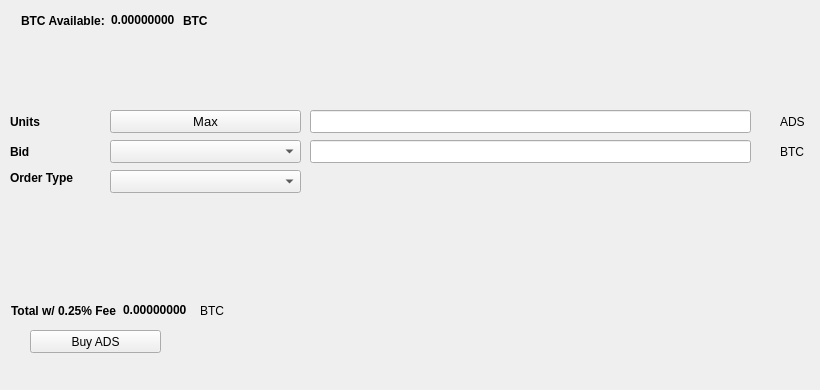
   <widget class="QWidget" name="BuyTab">
    <attribute name="title">
     <string>Buy</string>
    </attribute>
    <widget class="QPushButton" name="BuyADS">
     <property name="geometry">
      <rect>
       <x>30</x>
       <y>330</y>
       <width>131</width>
       <height>23</height>
      </rect>
     </property>
     <property name="text">
      <string>Buy ADS</string>
     </property>
     <property name="icon">
      <iconset resource="../adsplace.qrc">
       <normaloff>:/icons/bitcoin</normaloff>:/icons/bitcoin</iconset>
     </property>
    </widget>
    <widget class="QLabel" name="label_3">
     <property name="geometry">
      <rect>
       <x>10</x>
       <y>110</y>
       <width>46</width>
       <height>23</height>
      </rect>
     </property>
     <property name="font">
      <font>
       <weight>75</weight>
       <bold>true</bold>
      </font>
     </property>
     <property name="text">
      <string>Units</string>
     </property>
    </widget>
    <widget class="QLineEdit" name="UnitsInput">
     <property name="geometry">
      <rect>
       <x>310</x>
       <y>110</y>
       <width>441</width>
       <height>23</height>
      </rect>
     </property>
     <property name="font">
      <font>
       <pointsize>9</pointsize>
       <weight>75</weight>
       <bold>true</bold>
      </font>
     </property>
    </widget>
    <widget class="QLineEdit" name="BuyBidPriceEdit">
     <property name="geometry">
      <rect>
       <x>310</x>
       <y>140</y>
       <width>441</width>
       <height>23</height>
      </rect>
     </property>
     <property name="font">
      <font>
       <pointsize>9</pointsize>
       <weight>75</weight>
       <bold>true</bold>
      </font>
     </property>
    </widget>
    <widget class="QLabel" name="label_4">
     <property name="geometry">
      <rect>
       <x>780</x>
       <y>110</y>
       <width>31</width>
       <height>23</height>
      </rect>
     </property>
     <property name="text">
      <string>ADS</string>
     </property>
    </widget>
    <widget class="QLabel" name="label_5">
     <property name="geometry">
      <rect>
       <x>780</x>
       <y>140</y>
       <width>31</width>
       <height>23</height>
      </rect>
     </property>
     <property name="text">
      <string>BTC</string>
     </property>
    </widget>
    <widget class="QLabel" name="label_6">
     <property name="geometry">
      <rect>
       <x>10</x>
       <y>140</y>
       <width>46</width>
       <height>23</height>
      </rect>
     </property>
     <property name="font">
      <font>
       <weight>75</weight>
       <bold>true</bold>
      </font>
     </property>
     <property name="text">
      <string>Bid</string>
     </property>
    </widget>
    <widget class="QLabel" name="label_7">
     <property name="geometry">
      <rect>
       <x>10</x>
       <y>170</y>
       <width>91</width>
       <height>16</height>
      </rect>
     </property>
     <property name="font">
      <font>
       <weight>75</weight>
       <bold>true</bold>
      </font>
     </property>
     <property name="text">
      <string>Order Type</string>
     </property>
    </widget>
    <widget class="QPushButton" name="Buy_Max_Amount">
     <property name="geometry">
      <rect>
       <x>110</x>
       <y>110</y>
       <width>191</width>
       <height>23</height>
      </rect>
     </property>
     <property name="font">
      <font>
       <pointsize>10</pointsize>
      </font>
     </property>
     <property name="text">
      <string>Max</string>
     </property>
    </widget>
    <widget class="QComboBox" name="BuyBidcomboBox">
     <property name="geometry">
      <rect>
       <x>110</x>
       <y>140</y>
       <width>191</width>
       <height>23</height>
      </rect>
     </property>
     <property name="font">
      <font>
       <pointsize>10</pointsize>
      </font>
     </property>
    </widget>
    <widget class="QComboBox" name="buyOrdertypeCombo">
     <property name="geometry">
      <rect>
       <x>110</x>
       <y>170</y>
       <width>191</width>
       <height>23</height>
      </rect>
     </property>
     <property name="font">
      <font>
       <pointsize>10</pointsize>
      </font>
     </property>
    </widget>
    <widget class="QWidget" name="layoutWidget1">
     <property name="geometry">
      <rect>
       <x>21</x>
       <y>11</y>
       <width>227</width>
       <height>19</height>
      </rect>
     </property>
     <layout class="QHBoxLayout" name="horizontalLayout_3">
      <item>
       <widget class="QLabel" name="label232">
        <property name="font">
         <font>
          <weight>75</weight>
          <bold>true</bold>
         </font>
        </property>
        <property name="text">
         <string>BTC Available:</string>
        </property>
       </widget>
      </item>
      <item>
       <widget class="QLabel" name="BtcAvailableLbl">
        <property name="palette">
         <palette>
          <active>
           <colorrole role="WindowText">
            <brush brushstyle="SolidPattern">
             <color alpha="255">
              <red>0</red>
              <green>0</green>
              <blue>0</blue>
             </color>
            </brush>
           </colorrole>
           <colorrole role="Button">
            <brush brushstyle="SolidPattern">
             <color alpha="255">
              <red>0</red>
              <green>170</green>
              <blue>0</blue>
             </color>
            </brush>
           </colorrole>
           <colorrole role="Light">
            <brush brushstyle="SolidPattern">
             <color alpha="255">
              <red>0</red>
              <green>255</green>
              <blue>0</blue>
             </color>
            </brush>
           </colorrole>
           <colorrole role="Midlight">
            <brush brushstyle="SolidPattern">
             <color alpha="255">
              <red>0</red>
              <green>212</green>
              <blue>0</blue>
             </color>
            </brush>
           </colorrole>
           <colorrole role="Dark">
            <brush brushstyle="SolidPattern">
             <color alpha="255">
              <red>0</red>
              <green>85</green>
              <blue>0</blue>
             </color>
            </brush>
           </colorrole>
           <colorrole role="Mid">
            <brush brushstyle="SolidPattern">
             <color alpha="255">
              <red>0</red>
              <green>113</green>
              <blue>0</blue>
             </color>
            </brush>
           </colorrole>
           <colorrole role="Text">
            <brush brushstyle="SolidPattern">
             <color alpha="255">
              <red>0</red>
              <green>170</green>
              <blue>0</blue>
             </color>
            </brush>
           </colorrole>
           <colorrole role="BrightText">
            <brush brushstyle="SolidPattern">
             <color alpha="255">
              <red>255</red>
              <green>255</green>
              <blue>255</blue>
             </color>
            </brush>
           </colorrole>
           <colorrole role="ButtonText">
            <brush brushstyle="SolidPattern">
             <color alpha="255">
              <red>0</red>
              <green>0</green>
              <blue>0</blue>
             </color>
            </brush>
           </colorrole>
           <colorrole role="Base">
            <brush brushstyle="SolidPattern">
             <color alpha="255">
              <red>255</red>
              <green>255</green>
              <blue>255</blue>
             </color>
            </brush>
           </colorrole>
           <colorrole role="Window">
            <brush brushstyle="SolidPattern">
             <color alpha="255">
              <red>0</red>
              <green>170</green>
              <blue>0</blue>
             </color>
            </brush>
           </colorrole>
           <colorrole role="Shadow">
            <brush brushstyle="SolidPattern">
             <color alpha="255">
              <red>0</red>
              <green>0</green>
              <blue>0</blue>
             </color>
            </brush>
           </colorrole>
           <colorrole role="AlternateBase">
            <brush brushstyle="SolidPattern">
             <color alpha="255">
              <red>127</red>
              <green>212</green>
              <blue>127</blue>
             </color>
            </brush>
           </colorrole>
           <colorrole role="ToolTipBase">
            <brush brushstyle="SolidPattern">
             <color alpha="255">
              <red>255</red>
              <green>255</green>
              <blue>220</blue>
             </color>
            </brush>
           </colorrole>
           <colorrole role="ToolTipText">
            <brush brushstyle="SolidPattern">
             <color alpha="255">
              <red>0</red>
              <green>0</green>
              <blue>0</blue>
             </color>
            </brush>
           </colorrole>
          </active>
          <inactive>
           <colorrole role="WindowText">
            <brush brushstyle="SolidPattern">
             <color alpha="255">
              <red>0</red>
              <green>0</green>
              <blue>0</blue>
             </color>
            </brush>
           </colorrole>
           <colorrole role="Button">
            <brush brushstyle="SolidPattern">
             <color alpha="255">
              <red>0</red>
              <green>170</green>
              <blue>0</blue>
             </color>
            </brush>
           </colorrole>
           <colorrole role="Light">
            <brush brushstyle="SolidPattern">
             <color alpha="255">
              <red>0</red>
              <green>255</green>
              <blue>0</blue>
             </color>
            </brush>
           </colorrole>
           <colorrole role="Midlight">
            <brush brushstyle="SolidPattern">
             <color alpha="255">
              <red>0</red>
              <green>212</green>
              <blue>0</blue>
             </color>
            </brush>
           </colorrole>
           <colorrole role="Dark">
            <brush brushstyle="SolidPattern">
             <color alpha="255">
              <red>0</red>
              <green>85</green>
              <blue>0</blue>
             </color>
            </brush>
           </colorrole>
           <colorrole role="Mid">
            <brush brushstyle="SolidPattern">
             <color alpha="255">
              <red>0</red>
              <green>113</green>
              <blue>0</blue>
             </color>
            </brush>
           </colorrole>
           <colorrole role="Text">
            <brush brushstyle="SolidPattern">
             <color alpha="255">
              <red>0</red>
              <green>170</green>
              <blue>0</blue>
             </color>
            </brush>
           </colorrole>
           <colorrole role="BrightText">
            <brush brushstyle="SolidPattern">
             <color alpha="255">
              <red>255</red>
              <green>255</green>
              <blue>255</blue>
             </color>
            </brush>
           </colorrole>
           <colorrole role="ButtonText">
            <brush brushstyle="SolidPattern">
             <color alpha="255">
              <red>0</red>
              <green>0</green>
              <blue>0</blue>
             </color>
            </brush>
           </colorrole>
           <colorrole role="Base">
            <brush brushstyle="SolidPattern">
             <color alpha="255">
              <red>255</red>
              <green>255</green>
              <blue>255</blue>
             </color>
            </brush>
           </colorrole>
           <colorrole role="Window">
            <brush brushstyle="SolidPattern">
             <color alpha="255">
              <red>0</red>
              <green>170</green>
              <blue>0</blue>
             </color>
            </brush>
           </colorrole>
           <colorrole role="Shadow">
            <brush brushstyle="SolidPattern">
             <color alpha="255">
              <red>0</red>
              <green>0</green>
              <blue>0</blue>
             </color>
            </brush>
           </colorrole>
           <colorrole role="AlternateBase">
            <brush brushstyle="SolidPattern">
             <color alpha="255">
              <red>127</red>
              <green>212</green>
              <blue>127</blue>
             </color>
            </brush>
           </colorrole>
           <colorrole role="ToolTipBase">
            <brush brushstyle="SolidPattern">
             <color alpha="255">
              <red>255</red>
              <green>255</green>
              <blue>220</blue>
             </color>
            </brush>
           </colorrole>
           <colorrole role="ToolTipText">
            <brush brushstyle="SolidPattern">
             <color alpha="255">
              <red>0</red>
              <green>0</green>
              <blue>0</blue>
             </color>
            </brush>
           </colorrole>
          </inactive>
          <disabled>
           <colorrole role="WindowText">
            <brush brushstyle="SolidPattern">
             <color alpha="255">
              <red>0</red>
              <green>85</green>
              <blue>0</blue>
             </color>
            </brush>
           </colorrole>
           <colorrole role="Button">
            <brush brushstyle="SolidPattern">
             <color alpha="255">
              <red>0</red>
              <green>170</green>
              <blue>0</blue>
             </color>
            </brush>
           </colorrole>
           <colorrole role="Light">
            <brush brushstyle="SolidPattern">
             <color alpha="255">
              <red>0</red>
              <green>255</green>
              <blue>0</blue>
             </color>
            </brush>
           </colorrole>
           <colorrole role="Midlight">
            <brush brushstyle="SolidPattern">
             <color alpha="255">
              <red>0</red>
              <green>212</green>
              <blue>0</blue>
             </color>
            </brush>
           </colorrole>
           <colorrole role="Dark">
            <brush brushstyle="SolidPattern">
             <color alpha="255">
              <red>0</red>
              <green>85</green>
              <blue>0</blue>
             </color>
            </brush>
           </colorrole>
           <colorrole role="Mid">
            <brush brushstyle="SolidPattern">
             <color alpha="255">
              <red>0</red>
              <green>113</green>
              <blue>0</blue>
             </color>
            </brush>
           </colorrole>
           <colorrole role="Text">
            <brush brushstyle="SolidPattern">
             <color alpha="255">
              <red>0</red>
              <green>85</green>
              <blue>0</blue>
             </color>
            </brush>
           </colorrole>
           <colorrole role="BrightText">
            <brush brushstyle="SolidPattern">
             <color alpha="255">
              <red>255</red>
              <green>255</green>
              <blue>255</blue>
             </color>
            </brush>
           </colorrole>
           <colorrole role="ButtonText">
            <brush brushstyle="SolidPattern">
             <color alpha="255">
              <red>0</red>
              <green>85</green>
              <blue>0</blue>
             </color>
            </brush>
           </colorrole>
           <colorrole role="Base">
            <brush brushstyle="SolidPattern">
             <color alpha="255">
              <red>0</red>
              <green>170</green>
              <blue>0</blue>
             </color>
            </brush>
           </colorrole>
           <colorrole role="Window">
            <brush brushstyle="SolidPattern">
             <color alpha="255">
              <red>0</red>
              <green>170</green>
              <blue>0</blue>
             </color>
            </brush>
           </colorrole>
           <colorrole role="Shadow">
            <brush brushstyle="SolidPattern">
             <color alpha="255">
              <red>0</red>
              <green>0</green>
              <blue>0</blue>
             </color>
            </brush>
           </colorrole>
           <colorrole role="AlternateBase">
            <brush brushstyle="SolidPattern">
             <color alpha="255">
              <red>0</red>
              <green>170</green>
              <blue>0</blue>
             </color>
            </brush>
           </colorrole>
           <colorrole role="ToolTipBase">
            <brush brushstyle="SolidPattern">
             <color alpha="255">
              <red>255</red>
              <green>255</green>
              <blue>220</blue>
             </color>
            </brush>
           </colorrole>
           <colorrole role="ToolTipText">
            <brush brushstyle="SolidPattern">
             <color alpha="255">
              <red>0</red>
              <green>0</green>
              <blue>0</blue>
             </color>
            </brush>
           </colorrole>
          </disabled>
         </palette>
        </property>
        <property name="font">
         <font>
          <weight>75</weight>
          <bold>true</bold>
         </font>
        </property>
        <property name="text">
         <string>0.00000000</string>
        </property>
        <property name="textInteractionFlags">
         <set>Qt::LinksAccessibleByMouse|Qt::TextSelectableByKeyboard|Qt::TextSelectableByMouse</set>
        </property>
       </widget>
      </item>
      <item>
       <widget class="QLabel" name="BtcAvailableLbl_2">
        <property name="font">
         <font>
          <weight>75</weight>
          <bold>true</bold>
         </font>
        </property>
        <property name="text">
         <string>BTC</string>
        </property>
       </widget>
      </item>
     </layout>
    </widget>
    <widget class="QWidget" name="layoutWidge2">
     <property name="geometry">
      <rect>
       <x>11</x>
       <y>301</y>
       <width>259</width>
       <height>19</height>
      </rect>
     </property>
     <layout class="QHBoxLayout" name="horizontalLayout_4">
      <item>
       <widget class="QLabel" name="label_9">
        <property name="font">
         <font>
          <weight>75</weight>
          <bold>true</bold>
         </font>
        </property>
        <property name="text">
         <string>Total w/ 0.25% Fee</string>
        </property>
       </widget>
      </item>
      <item>
       <widget class="QLabel" name="BuyCostLabel">
        <property name="palette">
         <palette>
          <active>
           <colorrole role="WindowText">
            <brush brushstyle="SolidPattern">
             <color alpha="255">
              <red>0</red>
              <green>0</green>
              <blue>0</blue>
             </color>
            </brush>
           </colorrole>
           <colorrole role="Button">
            <brush brushstyle="SolidPattern">
             <color alpha="255">
              <red>0</red>
              <green>170</green>
              <blue>0</blue>
             </color>
            </brush>
           </colorrole>
           <colorrole role="Light">
            <brush brushstyle="SolidPattern">
             <color alpha="255">
              <red>0</red>
              <green>255</green>
              <blue>0</blue>
             </color>
            </brush>
           </colorrole>
           <colorrole role="Midlight">
            <brush brushstyle="SolidPattern">
             <color alpha="255">
              <red>0</red>
              <green>212</green>
              <blue>0</blue>
             </color>
            </brush>
           </colorrole>
           <colorrole role="Dark">
            <brush brushstyle="SolidPattern">
             <color alpha="255">
              <red>0</red>
              <green>85</green>
              <blue>0</blue>
             </color>
            </brush>
           </colorrole>
           <colorrole role="Mid">
            <brush brushstyle="SolidPattern">
             <color alpha="255">
              <red>0</red>
              <green>113</green>
              <blue>0</blue>
             </color>
            </brush>
           </colorrole>
           <colorrole role="Text">
            <brush brushstyle="SolidPattern">
             <color alpha="255">
              <red>0</red>
              <green>170</green>
              <blue>0</blue>
             </color>
            </brush>
           </colorrole>
           <colorrole role="BrightText">
            <brush brushstyle="SolidPattern">
             <color alpha="255">
              <red>255</red>
              <green>255</green>
              <blue>255</blue>
             </color>
            </brush>
           </colorrole>
           <colorrole role="ButtonText">
            <brush brushstyle="SolidPattern">
             <color alpha="255">
              <red>0</red>
              <green>0</green>
              <blue>0</blue>
             </color>
            </brush>
           </colorrole>
           <colorrole role="Base">
            <brush brushstyle="SolidPattern">
             <color alpha="255">
              <red>255</red>
              <green>255</green>
              <blue>255</blue>
             </color>
            </brush>
           </colorrole>
           <colorrole role="Window">
            <brush brushstyle="SolidPattern">
             <color alpha="255">
              <red>0</red>
              <green>170</green>
              <blue>0</blue>
             </color>
            </brush>
           </colorrole>
           <colorrole role="Shadow">
            <brush brushstyle="SolidPattern">
             <color alpha="255">
              <red>0</red>
              <green>0</green>
              <blue>0</blue>
             </color>
            </brush>
           </colorrole>
           <colorrole role="AlternateBase">
            <brush brushstyle="SolidPattern">
             <color alpha="255">
              <red>127</red>
              <green>212</green>
              <blue>127</blue>
             </color>
            </brush>
           </colorrole>
           <colorrole role="ToolTipBase">
            <brush brushstyle="SolidPattern">
             <color alpha="255">
              <red>255</red>
              <green>255</green>
              <blue>220</blue>
             </color>
            </brush>
           </colorrole>
           <colorrole role="ToolTipText">
            <brush brushstyle="SolidPattern">
             <color alpha="255">
              <red>0</red>
              <green>0</green>
              <blue>0</blue>
             </color>
            </brush>
           </colorrole>
          </active>
          <inactive>
           <colorrole role="WindowText">
            <brush brushstyle="SolidPattern">
             <color alpha="255">
              <red>0</red>
              <green>0</green>
              <blue>0</blue>
             </color>
            </brush>
           </colorrole>
           <colorrole role="Button">
            <brush brushstyle="SolidPattern">
             <color alpha="255">
              <red>0</red>
              <green>170</green>
              <blue>0</blue>
             </color>
            </brush>
           </colorrole>
           <colorrole role="Light">
            <brush brushstyle="SolidPattern">
             <color alpha="255">
              <red>0</red>
              <green>255</green>
              <blue>0</blue>
             </color>
            </brush>
           </colorrole>
           <colorrole role="Midlight">
            <brush brushstyle="SolidPattern">
             <color alpha="255">
              <red>0</red>
              <green>212</green>
              <blue>0</blue>
             </color>
            </brush>
           </colorrole>
           <colorrole role="Dark">
            <brush brushstyle="SolidPattern">
             <color alpha="255">
              <red>0</red>
              <green>85</green>
              <blue>0</blue>
             </color>
            </brush>
           </colorrole>
           <colorrole role="Mid">
            <brush brushstyle="SolidPattern">
             <color alpha="255">
              <red>0</red>
              <green>113</green>
              <blue>0</blue>
             </color>
            </brush>
           </colorrole>
           <colorrole role="Text">
            <brush brushstyle="SolidPattern">
             <color alpha="255">
              <red>0</red>
              <green>170</green>
              <blue>0</blue>
             </color>
            </brush>
           </colorrole>
           <colorrole role="BrightText">
            <brush brushstyle="SolidPattern">
             <color alpha="255">
              <red>255</red>
              <green>255</green>
              <blue>255</blue>
             </color>
            </brush>
           </colorrole>
           <colorrole role="ButtonText">
            <brush brushstyle="SolidPattern">
             <color alpha="255">
              <red>0</red>
              <green>0</green>
              <blue>0</blue>
             </color>
            </brush>
           </colorrole>
           <colorrole role="Base">
            <brush brushstyle="SolidPattern">
             <color alpha="255">
              <red>255</red>
              <green>255</green>
              <blue>255</blue>
             </color>
            </brush>
           </colorrole>
           <colorrole role="Window">
            <brush brushstyle="SolidPattern">
             <color alpha="255">
              <red>0</red>
              <green>170</green>
              <blue>0</blue>
             </color>
            </brush>
           </colorrole>
           <colorrole role="Shadow">
            <brush brushstyle="SolidPattern">
             <color alpha="255">
              <red>0</red>
              <green>0</green>
              <blue>0</blue>
             </color>
            </brush>
           </colorrole>
           <colorrole role="AlternateBase">
            <brush brushstyle="SolidPattern">
             <color alpha="255">
              <red>127</red>
              <green>212</green>
              <blue>127</blue>
             </color>
            </brush>
           </colorrole>
           <colorrole role="ToolTipBase">
            <brush brushstyle="SolidPattern">
             <color alpha="255">
              <red>255</red>
              <green>255</green>
              <blue>220</blue>
             </color>
            </brush>
           </colorrole>
           <colorrole role="ToolTipText">
            <brush brushstyle="SolidPattern">
             <color alpha="255">
              <red>0</red>
              <green>0</green>
              <blue>0</blue>
             </color>
            </brush>
           </colorrole>
          </inactive>
          <disabled>
           <colorrole role="WindowText">
            <brush brushstyle="SolidPattern">
             <color alpha="255">
              <red>0</red>
              <green>85</green>
              <blue>0</blue>
             </color>
            </brush>
           </colorrole>
           <colorrole role="Button">
            <brush brushstyle="SolidPattern">
             <color alpha="255">
              <red>0</red>
              <green>170</green>
              <blue>0</blue>
             </color>
            </brush>
           </colorrole>
           <colorrole role="Light">
            <brush brushstyle="SolidPattern">
             <color alpha="255">
              <red>0</red>
              <green>255</green>
              <blue>0</blue>
             </color>
            </brush>
           </colorrole>
           <colorrole role="Midlight">
            <brush brushstyle="SolidPattern">
             <color alpha="255">
              <red>0</red>
              <green>212</green>
              <blue>0</blue>
             </color>
            </brush>
           </colorrole>
           <colorrole role="Dark">
            <brush brushstyle="SolidPattern">
             <color alpha="255">
              <red>0</red>
              <green>85</green>
              <blue>0</blue>
             </color>
            </brush>
           </colorrole>
           <colorrole role="Mid">
            <brush brushstyle="SolidPattern">
             <color alpha="255">
              <red>0</red>
              <green>113</green>
              <blue>0</blue>
             </color>
            </brush>
           </colorrole>
           <colorrole role="Text">
            <brush brushstyle="SolidPattern">
             <color alpha="255">
              <red>0</red>
              <green>85</green>
              <blue>0</blue>
             </color>
            </brush>
           </colorrole>
           <colorrole role="BrightText">
            <brush brushstyle="SolidPattern">
             <color alpha="255">
              <red>255</red>
              <green>255</green>
              <blue>255</blue>
             </color>
            </brush>
           </colorrole>
           <colorrole role="ButtonText">
            <brush brushstyle="SolidPattern">
             <color alpha="255">
              <red>0</red>
              <green>85</green>
              <blue>0</blue>
             </color>
            </brush>
           </colorrole>
           <colorrole role="Base">
            <brush brushstyle="SolidPattern">
             <color alpha="255">
              <red>0</red>
              <green>170</green>
              <blue>0</blue>
             </color>
            </brush>
           </colorrole>
           <colorrole role="Window">
            <brush brushstyle="SolidPattern">
             <color alpha="255">
              <red>0</red>
              <green>170</green>
              <blue>0</blue>
             </color>
            </brush>
           </colorrole>
           <colorrole role="Shadow">
            <brush brushstyle="SolidPattern">
             <color alpha="255">
              <red>0</red>
              <green>0</green>
              <blue>0</blue>
             </color>
            </brush>
           </colorrole>
           <colorrole role="AlternateBase">
            <brush brushstyle="SolidPattern">
             <color alpha="255">
              <red>0</red>
              <green>170</green>
              <blue>0</blue>
             </color>
            </brush>
           </colorrole>
           <colorrole role="ToolTipBase">
            <brush brushstyle="SolidPattern">
             <color alpha="255">
              <red>255</red>
              <green>255</green>
              <blue>220</blue>
             </color>
            </brush>
           </colorrole>
           <colorrole role="ToolTipText">
            <brush brushstyle="SolidPattern">
             <color alpha="255">
              <red>0</red>
              <green>0</green>
              <blue>0</blue>
             </color>
            </brush>
           </colorrole>
          </disabled>
         </palette>
        </property>
        <property name="font">
         <font>
          <weight>75</weight>
          <bold>true</bold>
         </font>
        </property>
        <property name="autoFillBackground">
         <bool>false</bool>
        </property>
        <property name="text">
         <string>0.00000000</string>
        </property>
        <property name="textInteractionFlags">
         <set>Qt::LinksAccessibleByMouse|Qt::TextSelectableByMouse</set>
        </property>
       </widget>
      </item>
      <item>
       <widget class="QLabel" name="label_10">
        <property name="font">
         <font>
          <weight>50</weight>
          <bold>false</bold>
         </font>
        </property>
        <property name="text">
         <string>BTC</string>
        </property>
       </widget>
      </item>
     </layout>
    </widget>
    <widget class="QLabel" name="label_24">
     <property name="geometry">
      <rect>
       <x>460</x>
       <y>300</y>
       <width>281</width>
       <height>81</height>
      </rect>
     </property>
     <property name="text">
      <string/>
     </property>
     <property name="pixmap">
      <pixmap>:/images/bittrex</pixmap>
     </property>
    </widget>
   </widget>
